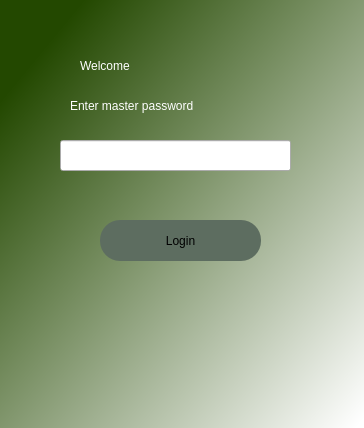
<?xml version="1.0" encoding="UTF-8"?>
<ui version="4.0">
 <class>Dialog</class>
 <widget class="QDialog" name="Dialog">
  <property name="geometry">
   <rect>
    <x>0</x>
    <y>0</y>
    <width>364</width>
    <height>428</height>
   </rect>
  </property>
  <property name="windowTitle">
   <string>Dialog</string>
  </property>
  <property name="styleSheet">
   <string notr="true">QDialog#Dialog{
background-color:qlineargradient(spread:pad, x1:0.103448, y1:0.130682, x2:0.990148, y2:0.988636, stop:0 rgba(35, 72, 0, 255), stop:1 rgba(255, 255, 255, 255));}</string>
  </property>
  <widget class="QLabel" name="label">
   <property name="geometry">
    <rect>
     <x>80</x>
     <y>40</y>
     <width>201</width>
     <height>51</height>
    </rect>
   </property>
   <property name="styleSheet">
    <string notr="true">font: 75 36pt &quot;Arial&quot;; color: rgb(255, 255, 255)</string>
   </property>
   <property name="text">
    <string>Welcome</string>
   </property>
  </widget>
  <widget class="QLabel" name="label_2">
   <property name="geometry">
    <rect>
     <x>70</x>
     <y>90</y>
     <width>221</width>
     <height>31</height>
    </rect>
   </property>
   <property name="styleSheet">
    <string notr="true">font: 16pt &quot;Arial&quot;; color: rgb(255, 255, 255)</string>
   </property>
   <property name="text">
    <string>Enter master password</string>
   </property>
  </widget>
  <widget class="QPushButton" name="loginButton">
   <property name="geometry">
    <rect>
     <x>100</x>
     <y>220</y>
     <width>161</width>
     <height>41</height>
    </rect>
   </property>
   <property name="styleSheet">
    <string notr="true">background-color: rgb(93, 109, 96);
font: 18pt &quot;Arial&quot;;
border-radius: 20%;</string>
   </property>
   <property name="text">
    <string>Login</string>
   </property>
  </widget>
  <widget class="QLineEdit" name="passwordInput">
   <property name="geometry">
    <rect>
     <x>60</x>
     <y>140</y>
     <width>231</width>
     <height>31</height>
    </rect>
   </property>
   <property name="styleSheet">
    <string notr="true">font: 14pt &quot;Arial&quot;;</string>
   </property>
  </widget>
  <widget class="QLabel" name="errmsg">
   <property name="geometry">
    <rect>
     <x>70</x>
     <y>180</y>
     <width>211</width>
     <height>20</height>
    </rect>
   </property>
   <property name="styleSheet">
    <string notr="true">color: rgb(255, 27, 24);
font: 14pt &quot;.AppleSystemUIFont&quot;;</string>
   </property>
   <property name="text">
    <string/>
   </property>
  </widget>
 </widget>
 <resources/>
 <connections/>
</ui>
